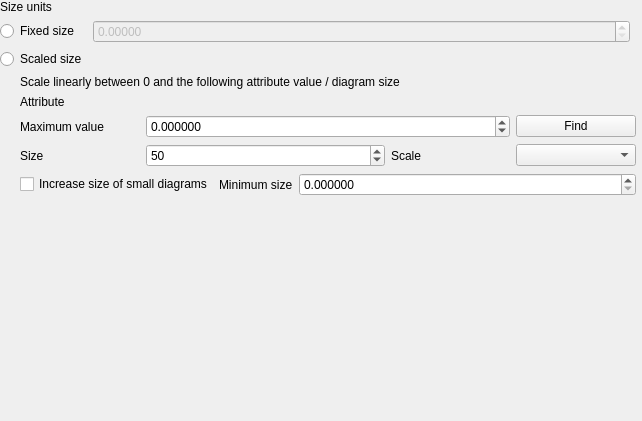
                <widget class="QWidget" name="scrollAreaWidgetContents_6">
                 <property name="geometry">
                  <rect>
                   <x>0</x>
                   <y>0</y>
                   <width>642</width>
                   <height>421</height>
                  </rect>
                 </property>
                 <layout class="QGridLayout" name="gridLayout_11">
                  <property name="leftMargin">
                   <number>0</number>
                  </property>
                  <property name="topMargin">
                   <number>0</number>
                  </property>
                  <property name="rightMargin">
                   <number>6</number>
                  </property>
                  <property name="bottomMargin">
                   <number>0</number>
                  </property>
                  <item row="0" column="0">
                   <widget class="QLabel" name="mDiagramUnitsLabel">
                    <property name="text">
                     <string>Size units</string>
                    </property>
                   </widget>
                  </item>
                  <item row="1" column="0">
                   <widget class="QRadioButton" name="mFixedSizeRadio">
                    <property name="text">
                     <string>Fixed size</string>
                    </property>
                   </widget>
                  </item>
                  <item row="1" column="1">
                   <widget class="QgsDoubleSpinBox" name="mDiagramSizeSpinBox">
                    <property name="enabled">
                     <bool>false</bool>
                    </property>
                    <property name="sizePolicy">
                     <sizepolicy hsizetype="MinimumExpanding" vsizetype="Fixed">
                      <horstretch>0</horstretch>
                      <verstretch>0</verstretch>
                     </sizepolicy>
                    </property>
                    <property name="decimals">
                     <number>5</number>
                    </property>
                    <property name="maximum">
                     <double>9999999.990000000223517</double>
                    </property>
                   </widget>
                  </item>
                  <item row="0" column="1">
                   <widget class="QgsUnitSelectionWidget" name="mDiagramUnitComboBox" native="true">
                    <property name="focusPolicy">
                     <enum>Qt::StrongFocus</enum>
                    </property>
                   </widget>
                  </item>
                  <item row="4" column="0">
                   <spacer name="verticalSpacer_3">
                    <property name="orientation">
                     <enum>Qt::Vertical</enum>
                    </property>
                    <property name="sizeHint" stdset="0">
                     <size>
                      <width>20</width>
                      <height>40</height>
                     </size>
                    </property>
                   </spacer>
                  </item>
                  <item row="3" column="0" colspan="3">
                   <widget class="QFrame" name="mLinearScaleFrame">
                    <property name="frameShape">
                     <enum>QFrame::NoFrame</enum>
                    </property>
                    <property name="frameShadow">
                     <enum>QFrame::Plain</enum>
                    </property>
                    <layout class="QVBoxLayout" name="verticalLayout_2">
                     <property name="leftMargin">
                      <number>20</number>
                     </property>
                     <property name="topMargin">
                      <number>0</number>
                     </property>
                     <property name="rightMargin">
                      <number>0</number>
                     </property>
                     <property name="bottomMargin">
                      <number>0</number>
                     </property>
                     <item>
                      <widget class="QLabel" name="mLinearlyScalingLabel">
                       <property name="text">
                        <string>Scale linearly between 0 and the following attribute value / diagram size</string>
                       </property>
                       <property name="wordWrap">
                        <bool>true</bool>
                       </property>
                      </widget>
                     </item>
                     <item>
                      <layout class="QGridLayout" name="gridLayout">
                       <item row="3" column="0">
                        <widget class="QLabel" name="mSizeLabel">
                         <property name="text">
                          <string>Size</string>
                         </property>
                        </widget>
                       </item>
                       <item row="3" column="1" colspan="2">
                        <widget class="QgsSpinBox" name="mSizeSpinBox">
                         <property name="maximum">
                          <number>10000000</number>
                         </property>
                         <property name="value">
                          <number>50</number>
                         </property>
                        </widget>
                       </item>
                       <item row="3" column="3">
                        <widget class="QLabel" name="mScaleDependencyLabel">
                         <property name="text">
                          <string>Scale</string>
                         </property>
                        </widget>
                       </item>
                       <item row="3" column="4">
                        <widget class="QComboBox" name="mScaleDependencyComboBox"/>
                       </item>
                       <item row="4" column="0" colspan="5">
                        <widget class="QFrame" name="mFrameIncreaseSize">
                         <property name="frameShape">
                          <enum>QFrame::NoFrame</enum>
                         </property>
                         <property name="frameShadow">
                          <enum>QFrame::Raised</enum>
                         </property>
                         <layout class="QHBoxLayout" name="horizontalLayout">
                          <property name="leftMargin">
                           <number>0</number>
                          </property>
                          <property name="topMargin">
                           <number>0</number>
                          </property>
                          <property name="rightMargin">
                           <number>0</number>
                          </property>
                          <property name="bottomMargin">
                           <number>0</number>
                          </property>
                          <item>
                           <widget class="QCheckBox" name="mIncreaseSmallDiagramsCheck">
                            <property name="text">
                             <string>Increase size of small diagrams</string>
                            </property>
                           </widget>
                          </item>
                          <item>
                           <widget class="QLabel" name="mIncreaseMinimumSizeLabel">
                            <property name="text">
                             <string>Minimum size</string>
                            </property>
                           </widget>
                          </item>
                          <item>
                           <widget class="QgsDoubleSpinBox" name="mIncreaseMinimumSizeSpinBox">
                            <property name="sizePolicy">
                             <sizepolicy hsizetype="Expanding" vsizetype="Fixed">
                              <horstretch>0</horstretch>
                              <verstretch>0</verstretch>
                             </sizepolicy>
                            </property>
                            <property name="decimals">
                             <number>6</number>
                            </property>
                            <property name="maximum">
                             <double>100000.000000000000000</double>
                            </property>
                            <property name="singleStep">
                             <double>0.200000000000000</double>
                            </property>
                           </widget>
                          </item>
                         </layout>
                        </widget>
                       </item>
                       <item row="2" column="4">
                        <widget class="QPushButton" name="mFindMaximumValueButton">
                         <property name="text">
                          <string>Find</string>
                         </property>
                        </widget>
                       </item>
                       <item row="0" column="1" rowspan="2" colspan="4">
                        <widget class="QgsFieldExpressionWidget" name="mSizeFieldExpressionWidget" native="true">
                         <property name="sizePolicy">
                          <sizepolicy hsizetype="Expanding" vsizetype="Preferred">
                           <horstretch>0</horstretch>
                           <verstretch>0</verstretch>
                          </sizepolicy>
                         </property>
                         <property name="maximumSize">
                          <size>
                           <width>16777215</width>
                           <height>16777215</height>
                          </size>
                         </property>
                        </widget>
                       </item>
                       <item row="0" column="0" rowspan="2">
                        <widget class="QLabel" name="mSizeAttributeLabel">
                         <property name="text">
                          <string>Attribute</string>
                         </property>
                        </widget>
                       </item>
                       <item row="2" column="0">
                        <widget class="QLabel" name="label_4">
                         <property name="text">
                          <string>Maximum value</string>
                         </property>
                        </widget>
                       </item>
                       <item row="2" column="1" colspan="3">
                        <widget class="QgsDoubleSpinBox" name="mMaxValueSpinBox">
                         <property name="decimals">
                          <number>6</number>
                         </property>
                         <property name="minimum">
                          <double>-99999999.000000000000000</double>
                         </property>
                         <property name="maximum">
                          <double>99999999.000000000000000</double>
                         </property>
                        </widget>
                       </item>
                      </layout>
                     </item>
                    </layout>
                   </widget>
                  </item>
                  <item row="2" column="0">
                   <widget class="QRadioButton" name="mAttributeBasedScalingRadio">
                    <property name="text">
                     <string>Scaled size</string>
                    </property>
                   </widget>
                  </item>
                 </layout>
                </widget>
